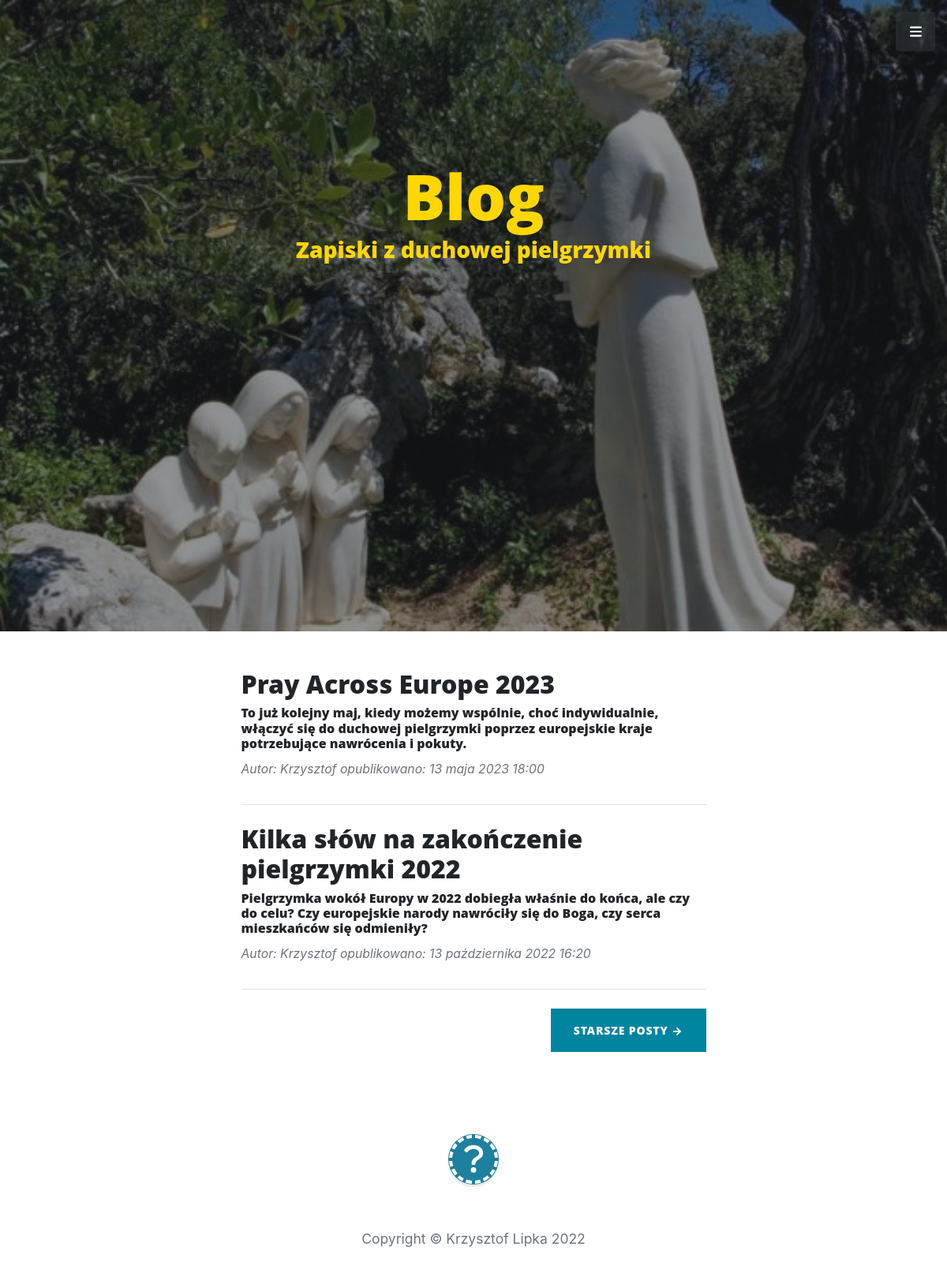
Screenshot of /blog/ with the database file from the repository.
### blog/models.py (models this page shows, shortened)
class Article(models.Model):
    title = models.CharField(max_length=250)
    sneak_peek = models.CharField(blank = True, max_length=300)
    content_pl = models.TextField(blank = True)
    content_eng = models.TextField(blank = True)
    date_posted = models.DateTimeField(default = datetime.now)
    author = models.ForeignKey(User, on_delete=models.CASCADE)
    blog_img = models.ImageField(blank = True, upload_to = 'blog_pcs')

### blog/views.py (the view)
# urls.py: path('', ArticleListView.as_view(), name = 'blog-home'), #czy to jest ok, że na pierwszej pozycji jest 'blog'??
class ArticleListView(ListView):
    model = Article
    template_name = 'blog/home.html'
    context_object_name ='posts'
    ordering = ['-date_posted']
    paginate_by = 2

### blog/templates/blog/home.html (shortened to what this page needs)
{% extends 'core/base.html' %}
{% load static %}
{% block content %}
        <link rel="stylesheet" type = "text/css" href="{% static 'blog/base.css' %}"  />
        <header class="masthead">
            <div class="container position-relative px-4 px-lg-5">
                <div class="row gx-4 gx-lg-5 justify-content-center">
                    <div class="col-md-10 col-lg-8 col-xl-7">
                        <div class="site-heading">
                            <h1 class="mb-1"><font color = "#FFD700">Blog</font></h1>
                            <h3 class="mb-5"><font color = "#FFD700">Zapiski z duchowej pielgrzymki</font></h3>
                        </div>
                    </div>
                </div>
            </div>
        </header>
    {% for post in posts %}
        <div class="container px-4 px-lg-5">
            <div class="row gx-4 gx-lg-5 justify-content-center">
                <div class="col-md-10 col-lg-8 col-xl-7">
                    <div class="post-preview">
                        <a href="{%url 'article-detail' post.id%}">
                            <h2 class="article-title">{{ post.title }}</h2>
                            <h6 class="article-content">{{ post.sneak_peek }}</h6>
                        </a>
                        <p class="post-meta">
                           <small>Autor: {{ post.author }} opublikowano: {{ post.date_posted }}</small>
                        </p>
                    </div>
                    <hr class="my-4" />
                </div>
            </div>
        </div>
    {% endfor %}
 <div class="container px-4 px-lg-5">
            <div class="row gx-4 gx-lg-5 justify-content-center">
                <div class="col-md-10 col-lg-8 col-xl-7">
            <div class="d-flex justify-content-end mb-4">
            {% if page_obj.has_next %}
                <a class="btn btn-primary text-uppercase" href="?page={{ page_obj.next_page_number }}">Starsze posty →</a>
            {% endif %}
            </div>
                </div>
            </div>
 </div>
{% endblock %}

### rows the page displays
Article: title "Pray Across Europe 2023", sneak_peek "To już kolejny maj, kiedy możemy wspólnie, choć indywidualnie, włączyć się do duchowej pielgrzymki poprzez europejskie kraje potrzebujące nawrócenia i pokuty.", author "Krzysztof", date_posted "13 maja 2023 18:00"
Article: title "Kilka słów na zakończenie pielgrzymki 2022", sneak_peek "Pielgrzymka wokół Europy w 2022 dobiegła właśnie do końca, ale czy do celu? Czy europejskie narody nawróciły się do Boga, czy serca mieszkańców się odmieniły?", author "Krzysztof", date_posted "13 października 2022 16:20"
